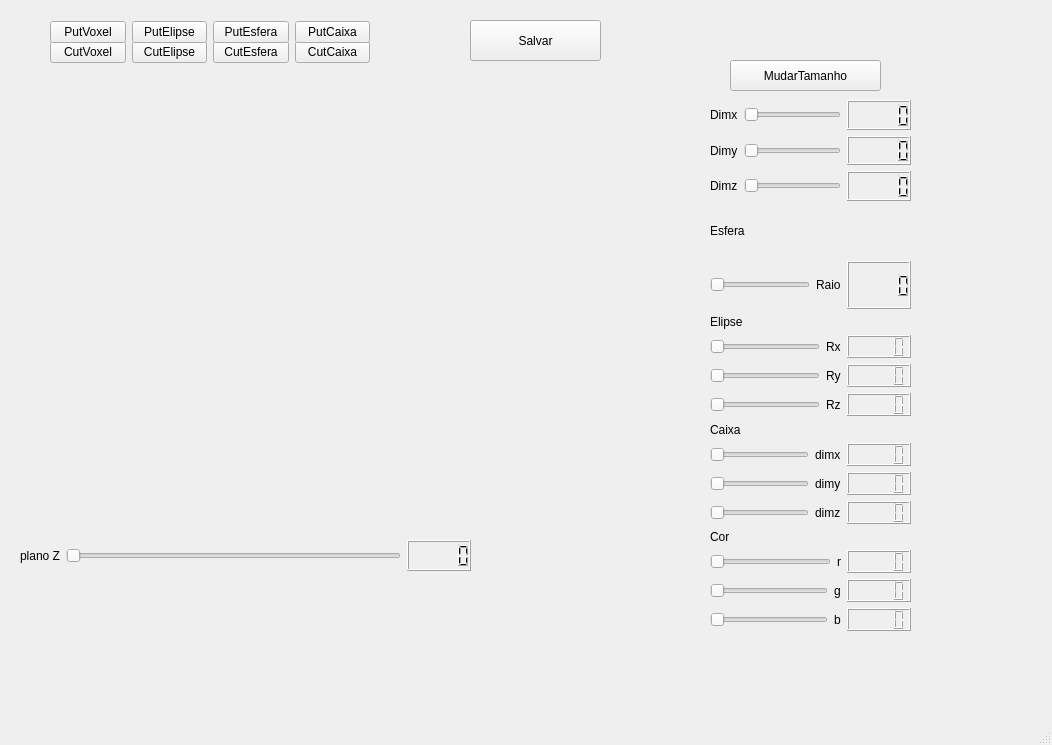
<?xml version="1.0" encoding="UTF-8"?>
<ui version="4.0">
 <class>MainWindow</class>
 <widget class="QMainWindow" name="MainWindow">
  <property name="geometry">
   <rect>
    <x>0</x>
    <y>0</y>
    <width>1052</width>
    <height>745</height>
   </rect>
  </property>
  <property name="windowTitle">
   <string>MainWindow</string>
  </property>
  <widget class="QWidget" name="centralwidget">
   <widget class="Ploter" name="widget" native="true">
    <property name="geometry">
     <rect>
      <x>20</x>
      <y>80</y>
      <width>541</width>
      <height>441</height>
     </rect>
    </property>
   </widget>
   <widget class="QWidget" name="layoutWidget">
    <property name="geometry">
     <rect>
      <x>710</x>
      <y>100</y>
      <width>201</width>
      <height>531</height>
     </rect>
    </property>
    <layout class="QVBoxLayout" name="verticalLayout_5">
     <item>
      <layout class="QVBoxLayout" name="verticalLayout">
       <item>
        <layout class="QHBoxLayout" name="horizontalLayout_3">
         <item>
          <widget class="QLabel" name="label">
           <property name="text">
            <string>Dimx</string>
           </property>
          </widget>
         </item>
         <item>
          <widget class="QSlider" name="dimx">
           <property name="orientation">
            <enum>Qt::Horizontal</enum>
           </property>
          </widget>
         </item>
         <item>
          <widget class="QLCDNumber" name="lcdNumber"/>
         </item>
        </layout>
       </item>
       <item>
        <layout class="QHBoxLayout" name="horizontalLayout_4">
         <item>
          <widget class="QLabel" name="label_2">
           <property name="text">
            <string>Dimy</string>
           </property>
          </widget>
         </item>
         <item>
          <widget class="QSlider" name="dimy">
           <property name="orientation">
            <enum>Qt::Horizontal</enum>
           </property>
          </widget>
         </item>
         <item>
          <widget class="QLCDNumber" name="lcdNumber_2"/>
         </item>
        </layout>
       </item>
       <item>
        <layout class="QHBoxLayout" name="horizontalLayout_5">
         <item>
          <widget class="QLabel" name="label_3">
           <property name="text">
            <string>Dimz</string>
           </property>
          </widget>
         </item>
         <item>
          <widget class="QSlider" name="dimz">
           <property name="orientation">
            <enum>Qt::Horizontal</enum>
           </property>
          </widget>
         </item>
         <item>
          <widget class="QLCDNumber" name="lcdNumber_3"/>
         </item>
        </layout>
       </item>
      </layout>
     </item>
     <item>
      <layout class="QGridLayout" name="gridLayout">
       <item row="1" column="0">
        <layout class="QHBoxLayout" name="horizontalLayout">
         <item>
          <widget class="QSlider" name="horizontalSlider">
           <property name="orientation">
            <enum>Qt::Horizontal</enum>
           </property>
          </widget>
         </item>
         <item>
          <widget class="QLabel" name="label_4">
           <property name="text">
            <string>Raio</string>
           </property>
          </widget>
         </item>
         <item>
          <widget class="QLCDNumber" name="lcdNumber_14"/>
         </item>
        </layout>
       </item>
       <item row="0" column="0">
        <widget class="QLabel" name="label_5">
         <property name="text">
          <string>Esfera</string>
         </property>
        </widget>
       </item>
      </layout>
     </item>
     <item>
      <layout class="QVBoxLayout" name="verticalLayout_2">
       <item>
        <widget class="QLabel" name="label_7">
         <property name="text">
          <string>Elipse</string>
         </property>
        </widget>
       </item>
       <item>
        <layout class="QHBoxLayout" name="horizontalLayout_2">
         <item>
          <widget class="QSlider" name="horizontalSliderRx">
           <property name="orientation">
            <enum>Qt::Horizontal</enum>
           </property>
          </widget>
         </item>
         <item>
          <widget class="QLabel" name="label_6">
           <property name="text">
            <string>Rx</string>
           </property>
          </widget>
         </item>
         <item>
          <widget class="QLCDNumber" name="lcdNumber_4"/>
         </item>
        </layout>
       </item>
       <item>
        <layout class="QHBoxLayout" name="horizontalLayout_6">
         <item>
          <widget class="QSlider" name="horizontalSliderRy">
           <property name="orientation">
            <enum>Qt::Horizontal</enum>
           </property>
          </widget>
         </item>
         <item>
          <widget class="QLabel" name="label_8">
           <property name="text">
            <string>Ry</string>
           </property>
          </widget>
         </item>
         <item>
          <widget class="QLCDNumber" name="lcdNumber_5"/>
         </item>
        </layout>
       </item>
       <item>
        <layout class="QHBoxLayout" name="horizontalLayout_7">
         <item>
          <widget class="QSlider" name="horizontalSliderRz">
           <property name="orientation">
            <enum>Qt::Horizontal</enum>
           </property>
          </widget>
         </item>
         <item>
          <widget class="QLabel" name="label_9">
           <property name="text">
            <string>Rz</string>
           </property>
          </widget>
         </item>
         <item>
          <widget class="QLCDNumber" name="lcdNumber_6"/>
         </item>
        </layout>
       </item>
      </layout>
     </item>
     <item>
      <layout class="QVBoxLayout" name="verticalLayout_3">
       <item>
        <widget class="QLabel" name="label_10">
         <property name="text">
          <string>Caixa</string>
         </property>
        </widget>
       </item>
       <item>
        <layout class="QHBoxLayout" name="horizontalLayout_8">
         <item>
          <widget class="QSlider" name="horizontalSlidercx">
           <property name="orientation">
            <enum>Qt::Horizontal</enum>
           </property>
          </widget>
         </item>
         <item>
          <widget class="QLabel" name="label_11">
           <property name="text">
            <string>dimx</string>
           </property>
          </widget>
         </item>
         <item>
          <widget class="QLCDNumber" name="lcdNumber_7"/>
         </item>
        </layout>
       </item>
       <item>
        <layout class="QHBoxLayout" name="horizontalLayout_9">
         <item>
          <widget class="QSlider" name="horizontalSlidercy">
           <property name="orientation">
            <enum>Qt::Horizontal</enum>
           </property>
          </widget>
         </item>
         <item>
          <widget class="QLabel" name="label_12">
           <property name="text">
            <string>dimy</string>
           </property>
          </widget>
         </item>
         <item>
          <widget class="QLCDNumber" name="lcdNumber_8"/>
         </item>
        </layout>
       </item>
       <item>
        <layout class="QHBoxLayout" name="horizontalLayout_10">
         <item>
          <widget class="QSlider" name="horizontalSlidercz">
           <property name="orientation">
            <enum>Qt::Horizontal</enum>
           </property>
          </widget>
         </item>
         <item>
          <widget class="QLabel" name="label_13">
           <property name="text">
            <string>dimz</string>
           </property>
          </widget>
         </item>
         <item>
          <widget class="QLCDNumber" name="lcdNumber_9"/>
         </item>
        </layout>
       </item>
      </layout>
     </item>
     <item>
      <layout class="QVBoxLayout" name="verticalLayout_4">
       <item>
        <widget class="QLabel" name="label_14">
         <property name="text">
          <string>Cor</string>
         </property>
        </widget>
       </item>
       <item>
        <layout class="QHBoxLayout" name="horizontalLayout_11">
         <item>
          <widget class="QSlider" name="horizontalSliderCorR">
           <property name="orientation">
            <enum>Qt::Horizontal</enum>
           </property>
          </widget>
         </item>
         <item>
          <widget class="QLabel" name="label_15">
           <property name="text">
            <string>r</string>
           </property>
          </widget>
         </item>
         <item>
          <widget class="QLCDNumber" name="lcdNumber_10"/>
         </item>
        </layout>
       </item>
       <item>
        <layout class="QHBoxLayout" name="horizontalLayout_12">
         <item>
          <widget class="QSlider" name="horizontalSliderCorG">
           <property name="orientation">
            <enum>Qt::Horizontal</enum>
           </property>
          </widget>
         </item>
         <item>
          <widget class="QLabel" name="label_16">
           <property name="text">
            <string>g</string>
           </property>
          </widget>
         </item>
         <item>
          <widget class="QLCDNumber" name="lcdNumber_11"/>
         </item>
        </layout>
       </item>
       <item>
        <layout class="QHBoxLayout" name="horizontalLayout_13">
         <item>
          <widget class="QSlider" name="horizontalSliderCorB">
           <property name="orientation">
            <enum>Qt::Horizontal</enum>
           </property>
          </widget>
         </item>
         <item>
          <widget class="QLabel" name="label_17">
           <property name="text">
            <string>b</string>
           </property>
          </widget>
         </item>
         <item>
          <widget class="QLCDNumber" name="lcdNumber_12"/>
         </item>
        </layout>
       </item>
      </layout>
     </item>
    </layout>
   </widget>
   <widget class="QWidget" name="layoutWidget">
    <property name="geometry">
     <rect>
      <x>20</x>
      <y>540</y>
      <width>451</width>
      <height>31</height>
     </rect>
    </property>
    <layout class="QHBoxLayout" name="horizontalLayout_14">
     <item>
      <widget class="QLabel" name="label_18">
       <property name="text">
        <string>plano Z</string>
       </property>
      </widget>
     </item>
     <item>
      <widget class="QSlider" name="horizontalSliderPlanoz">
       <property name="orientation">
        <enum>Qt::Horizontal</enum>
       </property>
      </widget>
     </item>
     <item>
      <widget class="QLCDNumber" name="lcdNumber_13"/>
     </item>
    </layout>
   </widget>
   <widget class="QWidget" name="layoutWidget">
    <property name="geometry">
     <rect>
      <x>50</x>
      <y>40</y>
      <width>320</width>
      <height>25</height>
     </rect>
    </property>
    <layout class="QHBoxLayout" name="horizontalLayout_15">
     <item>
      <widget class="QPushButton" name="pushButtonCutvoxel">
       <property name="text">
        <string>CutVoxel</string>
       </property>
      </widget>
     </item>
     <item>
      <widget class="QPushButton" name="pushButtonCutElipse">
       <property name="text">
        <string>CutElipse</string>
       </property>
      </widget>
     </item>
     <item>
      <widget class="QPushButton" name="pushButtonCutEsfera">
       <property name="text">
        <string>CutEsfera</string>
       </property>
      </widget>
     </item>
     <item>
      <widget class="QPushButton" name="pushButtonCutCaixa">
       <property name="text">
        <string>CutCaixa</string>
       </property>
      </widget>
     </item>
    </layout>
   </widget>
   <widget class="QWidget" name="layoutWidget">
    <property name="geometry">
     <rect>
      <x>50</x>
      <y>20</y>
      <width>320</width>
      <height>25</height>
     </rect>
    </property>
    <layout class="QHBoxLayout" name="horizontalLayout_16">
     <item>
      <widget class="QPushButton" name="pushButtonPutVoxel">
       <property name="text">
        <string>PutVoxel</string>
       </property>
      </widget>
     </item>
     <item>
      <widget class="QPushButton" name="pushButtonPutelipse">
       <property name="text">
        <string>PutElipse</string>
       </property>
      </widget>
     </item>
     <item>
      <widget class="QPushButton" name="pushButtonPutEsfera">
       <property name="text">
        <string>PutEsfera</string>
       </property>
      </widget>
     </item>
     <item>
      <widget class="QPushButton" name="pushButtonCaixa">
       <property name="text">
        <string>PutCaixa</string>
       </property>
      </widget>
     </item>
    </layout>
   </widget>
   <widget class="QPushButton" name="pushButtonSavar">
    <property name="geometry">
     <rect>
      <x>470</x>
      <y>20</y>
      <width>131</width>
      <height>41</height>
     </rect>
    </property>
    <property name="text">
     <string>Salvar</string>
    </property>
   </widget>
   <widget class="QPushButton" name="pushButtonMudaTamanho">
    <property name="geometry">
     <rect>
      <x>730</x>
      <y>60</y>
      <width>151</width>
      <height>31</height>
     </rect>
    </property>
    <property name="text">
     <string>MudarTamanho</string>
    </property>
   </widget>
  </widget>
  <widget class="QMenuBar" name="menubar">
   <property name="geometry">
    <rect>
     <x>0</x>
     <y>0</y>
     <width>1052</width>
     <height>21</height>
    </rect>
   </property>
  </widget>
  <widget class="QStatusBar" name="statusbar"/>
 </widget>
 <customwidgets>
  <customwidget>
   <class>Ploter</class>
   <extends>QWidget</extends>
   <header location="global">ploter.h</header>
   <container>1</container>
   <slots>
    <slot>setAmplitude(int)</slot>
    <slot>mudaDimx(int)</slot>
    <slot>mudaDimy(int)</slot>
    <slot>mudaDimz(int)</slot>
    <slot>mudaRaio(int)</slot>
    <slot>mudaPutvoxel()</slot>
    <slot>mudaPutEsfera()</slot>
    <slot>mudaPutElipse()</slot>
    <slot>mudaPutCaixa()</slot>
   </slots>
  </customwidget>
 </customwidgets>
 <resources/>
 <connections>
  <connection>
   <sender>dimx</sender>
   <signal>valueChanged(int)</signal>
   <receiver>lcdNumber</receiver>
   <slot>display(int)</slot>
   <hints>
    <hint type="sourcelabel">
     <x>725</x>
     <y>66</y>
    </hint>
    <hint type="destinationlabel">
     <x>794</x>
     <y>45</y>
    </hint>
   </hints>
  </connection>
  <connection>
   <sender>dimy</sender>
   <signal>valueChanged(int)</signal>
   <receiver>lcdNumber_2</receiver>
   <slot>display(int)</slot>
   <hints>
    <hint type="sourcelabel">
     <x>725</x>
     <y>97</y>
    </hint>
    <hint type="destinationlabel">
     <x>794</x>
     <y>76</y>
    </hint>
   </hints>
  </connection>
  <connection>
   <sender>dimz</sender>
   <signal>valueChanged(int)</signal>
   <receiver>lcdNumber_3</receiver>
   <slot>display(int)</slot>
   <hints>
    <hint type="sourcelabel">
     <x>725</x>
     <y>129</y>
    </hint>
    <hint type="destinationlabel">
     <x>794</x>
     <y>107</y>
    </hint>
   </hints>
  </connection>
  <connection>
   <sender>dimx</sender>
   <signal>valueChanged(int)</signal>
   <receiver>widget</receiver>
   <slot>mudaDimx(int)</slot>
   <hints>
    <hint type="sourcelabel">
     <x>720</x>
     <y>66</y>
    </hint>
    <hint type="destinationlabel">
     <x>224</x>
     <y>307</y>
    </hint>
   </hints>
  </connection>
  <connection>
   <sender>dimy</sender>
   <signal>valueChanged(int)</signal>
   <receiver>widget</receiver>
   <slot>mudaDimy(int)</slot>
   <hints>
    <hint type="sourcelabel">
     <x>725</x>
     <y>97</y>
    </hint>
    <hint type="destinationlabel">
     <x>494</x>
     <y>303</y>
    </hint>
   </hints>
  </connection>
  <connection>
   <sender>horizontalSlider</sender>
   <signal>valueChanged(int)</signal>
   <receiver>widget</receiver>
   <slot>mudaRaio(int)</slot>
   <hints>
    <hint type="sourcelabel">
     <x>615</x>
     <y>217</y>
    </hint>
    <hint type="destinationlabel">
     <x>503</x>
     <y>186</y>
    </hint>
   </hints>
  </connection>
  <connection>
   <sender>pushButtonPutVoxel</sender>
   <signal>clicked()</signal>
   <receiver>widget</receiver>
   <slot>mudaPutvoxel()</slot>
   <hints>
    <hint type="sourcelabel">
     <x>97</x>
     <y>61</y>
    </hint>
    <hint type="destinationlabel">
     <x>97</x>
     <y>104</y>
    </hint>
   </hints>
  </connection>
  <connection>
   <sender>pushButtonPutEsfera</sender>
   <signal>clicked()</signal>
   <receiver>widget</receiver>
   <slot>mudaPutEsfera()</slot>
   <hints>
    <hint type="sourcelabel">
     <x>270</x>
     <y>69</y>
    </hint>
    <hint type="destinationlabel">
     <x>269</x>
     <y>133</y>
    </hint>
   </hints>
  </connection>
  <connection>
   <sender>pushButtonPutelipse</sender>
   <signal>clicked()</signal>
   <receiver>widget</receiver>
   <slot>mudaPutElipse()</slot>
   <hints>
    <hint type="sourcelabel">
     <x>154</x>
     <y>62</y>
    </hint>
    <hint type="destinationlabel">
     <x>155</x>
     <y>132</y>
    </hint>
   </hints>
  </connection>
  <connection>
   <sender>pushButtonCaixa</sender>
   <signal>clicked()</signal>
   <receiver>widget</receiver>
   <slot>mudaPutCaixa()</slot>
   <hints>
    <hint type="sourcelabel">
     <x>360</x>
     <y>70</y>
    </hint>
    <hint type="destinationlabel">
     <x>375</x>
     <y>172</y>
    </hint>
   </hints>
  </connection>
  <connection>
   <sender>horizontalSliderRx</sender>
   <signal>valueChanged(int)</signal>
   <receiver>lcdNumber_4</receiver>
   <slot>display(int)</slot>
   <hints>
    <hint type="sourcelabel">
     <x>685</x>
     <y>268</y>
    </hint>
    <hint type="destinationlabel">
     <x>768</x>
     <y>269</y>
    </hint>
   </hints>
  </connection>
  <connection>
   <sender>horizontalSliderRy</sender>
   <signal>valueChanged(int)</signal>
   <receiver>lcdNumber_5</receiver>
   <slot>display(int)</slot>
   <hints>
    <hint type="sourcelabel">
     <x>685</x>
     <y>298</y>
    </hint>
    <hint type="destinationlabel">
     <x>778</x>
     <y>298</y>
    </hint>
   </hints>
  </connection>
  <connection>
   <sender>horizontalSliderRz</sender>
   <signal>valueChanged(int)</signal>
   <receiver>lcdNumber_6</receiver>
   <slot>display(int)</slot>
   <hints>
    <hint type="sourcelabel">
     <x>677</x>
     <y>330</y>
    </hint>
    <hint type="destinationlabel">
     <x>774</x>
     <y>330</y>
    </hint>
   </hints>
  </connection>
  <connection>
   <sender>horizontalSlidercx</sender>
   <signal>valueChanged(int)</signal>
   <receiver>lcdNumber_7</receiver>
   <slot>display(int)</slot>
   <hints>
    <hint type="sourcelabel">
     <x>656</x>
     <y>373</y>
    </hint>
    <hint type="destinationlabel">
     <x>772</x>
     <y>379</y>
    </hint>
   </hints>
  </connection>
  <connection>
   <sender>horizontalSlidercy</sender>
   <signal>valueChanged(int)</signal>
   <receiver>lcdNumber_8</receiver>
   <slot>display(int)</slot>
   <hints>
    <hint type="sourcelabel">
     <x>631</x>
     <y>406</y>
    </hint>
    <hint type="destinationlabel">
     <x>778</x>
     <y>415</y>
    </hint>
   </hints>
  </connection>
  <connection>
   <sender>horizontalSlidercz</sender>
   <signal>valueChanged(int)</signal>
   <receiver>lcdNumber_9</receiver>
   <slot>display(int)</slot>
   <hints>
    <hint type="sourcelabel">
     <x>644</x>
     <y>432</y>
    </hint>
    <hint type="destinationlabel">
     <x>772</x>
     <y>445</y>
    </hint>
   </hints>
  </connection>
  <connection>
   <sender>horizontalSliderCorR</sender>
   <signal>valueChanged(int)</signal>
   <receiver>lcdNumber_10</receiver>
   <slot>display(int)</slot>
   <hints>
    <hint type="sourcelabel">
     <x>678</x>
     <y>496</y>
    </hint>
    <hint type="destinationlabel">
     <x>777</x>
     <y>498</y>
    </hint>
   </hints>
  </connection>
  <connection>
   <sender>horizontalSliderCorG</sender>
   <signal>valueChanged(int)</signal>
   <receiver>lcdNumber_11</receiver>
   <slot>display(int)</slot>
   <hints>
    <hint type="sourcelabel">
     <x>638</x>
     <y>525</y>
    </hint>
    <hint type="destinationlabel">
     <x>775</x>
     <y>527</y>
    </hint>
   </hints>
  </connection>
  <connection>
   <sender>horizontalSliderCorB</sender>
   <signal>valueChanged(int)</signal>
   <receiver>lcdNumber_12</receiver>
   <slot>display(int)</slot>
   <hints>
    <hint type="sourcelabel">
     <x>652</x>
     <y>557</y>
    </hint>
    <hint type="destinationlabel">
     <x>803</x>
     <y>559</y>
    </hint>
   </hints>
  </connection>
  <connection>
   <sender>horizontalSliderPlanoz</sender>
   <signal>valueChanged(int)</signal>
   <receiver>lcdNumber_13</receiver>
   <slot>display(int)</slot>
   <hints>
    <hint type="sourcelabel">
     <x>390</x>
     <y>574</y>
    </hint>
    <hint type="destinationlabel">
     <x>463</x>
     <y>581</y>
    </hint>
   </hints>
  </connection>
  <connection>
   <sender>horizontalSlider</sender>
   <signal>valueChanged(int)</signal>
   <receiver>lcdNumber_14</receiver>
   <slot>display(int)</slot>
   <hints>
    <hint type="sourcelabel">
     <x>690</x>
     <y>204</y>
    </hint>
    <hint type="destinationlabel">
     <x>785</x>
     <y>205</y>
    </hint>
   </hints>
  </connection>
 </connections>
</ui>
